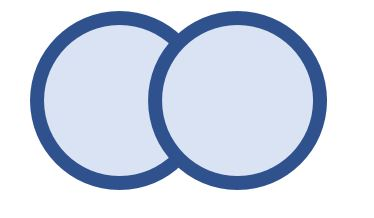
#> input picture depth d435i/contours.png, 374 x 218 px
$ python cv2findContours.py
#> lines starting #> are read from the running program, lines starting #| are printed output that depends on the picture; after the words box and inside, x2 and y2 are one past the last pixel; in counts of white or black regions, pixels touching at a corner belong together
'''
 화면의 색상기준으로 가장자리 검출하는 예제

'''

import cv2

src = cv2.imread("contours.png", cv2.IMREAD_COLOR)
#> src is the input picture: shape (218, 374, 3); mean B, G, R 232.8, 217.2, 208.4
cv2.imshow("src1", src)

gray = cv2.cvtColor(src, cv2.COLOR_RGB2GRAY)
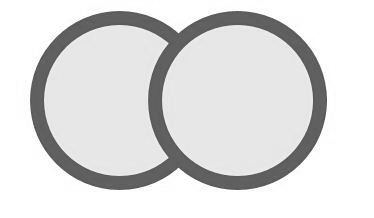
#> gray: shape (218, 374); min 68, max 255, mean 220.9
cv2.imshow("gray", gray)

ret, binary = cv2.threshold(gray, 127, 255, cv2.THRESH_BINARY)
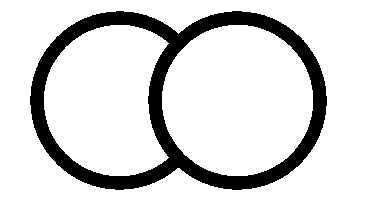
#> binary: shape (218, 374); 85.2% white; 1 black region, box (x1, y1, x2, y2) and area: (30, 11, 327, 190) 12058
binary = cv2.bitwise_not(binary)
#> binary: shape (218, 374); 14.8% white; 1 white region

#contours, hierachy = cv2.findContours(binary, cv2.RETR_EXTERNAL, cv2.CHAIN_APPROX_NONE)
#cv2.drawContours(src, [contours[0]], 0, (0, 0, 255), 2)

contours, hierarchy = cv2.findContours(binary, cv2.RETR_LIST, cv2.CHAIN_APPROX_SIMPLE)
#> contours = 3 contours; box (x1, y1, x2, y2) and area: (30, 11, 327, 190) 43998, (161, 24, 314, 177) 18224, (43, 24, 170, 177) 14516
print("contours = ", contours)
#> (printed output is left out)
for cnt in contours:
    cv2.drawContours(src, [cnt], 0, (0, 0, 255), 3)  # red
#> this loop made 3 passes
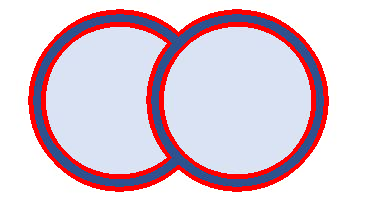
#> src: shape (218, 374, 3); 9.82% of pixels changed, all inside (x1, y1, x2, y2) = (28, 9, 329, 192)

cv2.imshow("src2", src)
cv2.waitKey(0)

cv2.destroyAllWindows()
